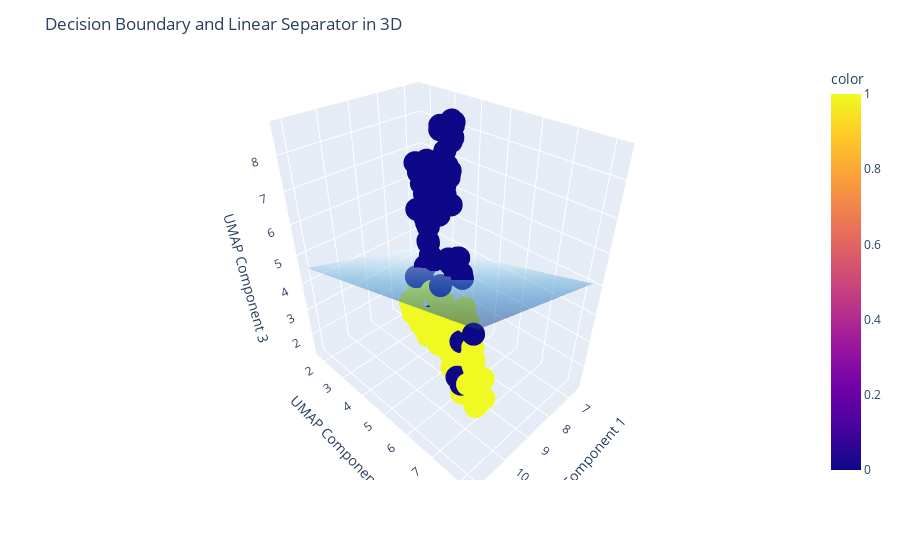

This figure's notebook cell:
### Markdown cell above
In the context of binary classification with classes labeled as 0 and 1, a negative coefficient means that as the corresponding feature increases in value, the model is more likely to predict class 0 (negative class) rather than class 1 (positive class).

### Code cell
import umap

# Reduce dimensionality of data to 3 dimensions using UMAP
umap_model = umap.UMAP(n_components=3)
X_train_3d_umap = umap_model.fit_transform(X_train)

# Train the SVM classifier on the reduced-dimensional data
best_svm_3d = SVC(C=0.01, gamma=1, kernel='linear', probability=True)
best_svm_3d.fit(X_train_3d_umap, y_train)

# Get the coefficients and intercept of the linear separator
coef = best_svm_3d.coef_
intercept = best_svm_3d.intercept_

# Define ranges for creating a smaller meshgrid
x_min, x_max = X_train_3d_umap[:, 0].min() - 1, X_train_3d_umap[:, 0].max() + 1
y_min, y_max = X_train_3d_umap[:, 1].min() - 1, X_train_3d_umap[:, 1].max() + 1
z_min, z_max = X_train_3d_umap[:, 2].min() - 1, X_train_3d_umap[:, 2].max() + 1

# Create a smaller meshgrid
xx, yy = np.meshgrid(np.linspace(x_min, x_max, 50),
                     np.linspace(y_min, y_max, 50))

# Calculate corresponding z values for the linear separator
zz = (-coef[0, 0] * xx - coef[0, 1] * yy - intercept) / coef[0, 2]

# Create a 3D scatter plot for the data points
fig = px.scatter_3d(x=X_train_3d_umap[:, 0], y=X_train_3d_umap[:, 1], z=X_train_3d_umap[:, 2], color=y_train)

# Add decision boundary to the plot
fig.add_trace(go.Surface(x=xx, y=yy, z=zz, showscale=False, opacity=0.5, colorscale='Blues'))

# Set axis labels
fig.update_layout(scene=dict(xaxis_title='UMAP Component 1',
                             yaxis_title='UMAP Component 2',
                             zaxis_title='UMAP Component 3'),
                  title='Decision Boundary and Linear Separator in 3D')

# Show the plot
fig.show()

### Figure 1 — Plotly figure (JSON) as saved in the notebook; plotly's stock layout.template omitted (floating-point values rounded to 4 significant figures; data arrays with more than 128 entries replaced by an {"elided": "..."} marker saying what was removed)
{"data": [{"hovertemplate": "x=%{x}<br>y=%{y}<br>z=%{z}<br>color=%{marker.color}<extra></extra>", "legendgroup": "", "marker": {"color": {"elided": "145 int values"}, "coloraxis": "coloraxis", "symbol": "circle"}, "mode": "markers", "name": "", "scene": "scene", "showlegend": false, "type": "scatter3d", "x": {"elided": "145 float values"}, "y": {"elided": "145 float values"}, "z": {"elided": "145 float values"}}, {"colorscale": [[0, "rgb(247,251,255)"], [0.125, "rgb(222,235,247)"], [0.25, "rgb(198,219,239)"], [0.375, "rgb(158,202,225)"], [0.5, "rgb(107,174,214)"], [0.625, "rgb(66,146,198)"], [0.75, "rgb(33,113,181)"], [0.875, "rgb(8,81,156)"], [1, "rgb(8,48,107)"]], "opacity": 0.5, "showscale": false, "type": "surface", "x": {"elided": "50x50 float values"}, "y": {"elided": "50x50 float values"}, "z": {"elided": "50x50 float values"}}], "layout": {"coloraxis": {"colorbar": {"title": {"text": "color"}}, "colorscale": [[0, "#0d0887"], [0.1111, "#46039f"], [0.2222, "#7201a8"], [0.3333, "#9c179e"], [0.4444, "#bd3786"], [0.5556, "#d8576b"], [0.6667, "#ed7953"], [0.7778, "#fb9f3a"], [0.8889, "#fdca26"], [1, "#f0f921"]]}, "legend": {"tracegroupgap": 0}, "margin": {"t": 60}, "scene": {"domain": {"x": [0, 1], "y": [0, 1]}, "xaxis": {"title": {"text": "UMAP Component 1"}}, "yaxis": {"title": {"text": "UMAP Component 2"}}, "zaxis": {"title": {"text": "UMAP Component 3"}}}, "title": {"text": "Decision Boundary and Linear Separator in 3D"}}}
